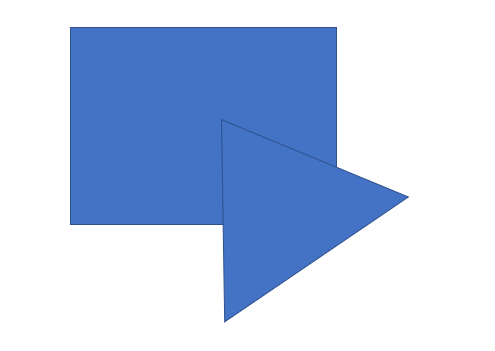
#> input picture geo.png, 495 x 351 px
$ python Source.py
#> lines starting #> are read from the running program, lines starting #| are printed output that depends on the picture
import cv2 as cv
import matplotlib.pyplot as plt
import numpy as np
from tqdm import tqdm
from collections import OrderedDict
import os
import random

def non_max_suppresion(harris_image, win_size = 51, stride = 31):

    #to move by int (3/2) = 1
    offset = 31 // 2
    # k value
    #k = 0.04
    # create empty image
    output_img = np.zeros((harris_image.shape[0], harris_image.shape[1]), dtype = "float32")

    ### suppression non maximal
    for y in tqdm(range(offset, harris_image.shape[0] - offset, 31)):
        for x in range(offset, harris_image.shape[1] - offset, 31):

            temp = np.zeros((31, 31))
            current_window = harris_image[y-offset:y+offset+1, x-offset: x+offset+1]
            #current_window[current_window < np.max(current_window)] = 0

            coords = np.array(np.where(current_window == np.max(current_window)))
            maxi = np.max(current_window.flatten())
            temp[coords[0, 0], coords[1, 0]] = maxi

            output_img[y-offset:y+offset+1, x-offset: x+offset+1] = temp

    # get image points
    points = np.array(np.where(output_img > 0)).T


    return output_img, points


def harris_response(image, win_size = 3):

    #derivative
    a = np.array([[-1,0,1]]).T
    #axe
    b = np.array([[1,1,1]]).T
    abT = a*b.T
    baT = b*a.T


    harris_image_x = cv.filter2D(image, cv.CV_32F, abT)
    harris_image_y = cv.filter2D(image, cv.CV_32F, baT)


    # calculating Ix**2, Iy **2 and IxIy
    Ix = harris_image_x * harris_image_x
    Iy = harris_image_y * harris_image_y
    IxIy = harris_image_x * harris_image_y

    # smoothing the results with gaussian filter with (3,3) window and sigma = 2 (already in OpenCV library)
    Ixg = np.array(cv.GaussianBlur(Ix, (win_size, win_size), 2))
    Iyg = np.array(cv.GaussianBlur(Iy, (win_size, win_size), 2))
    IxIyg = np.array(cv.GaussianBlur(IxIy, (win_size, win_size), 2))

    #harris respsonse calculation

    # list to store the x and y of every r calculated
    corner_list =[]

    #to move by int (3/2) = 1
    offset = win_size // 2
    # k value
    k = 0.04
    # create empty image
    output_img = np.zeros((image.shape[0], image.shape[1]), dtype = "float32")


    for y in tqdm(range(offset, image.shape[0] - offset)):
        for x in range(offset, image.shape[1] - offset):
            #set window coordinates
            start_y = y - offset
            end_y = y + offset + 1
            start_x = x - offset
            end_x = x + offset + 1

            #get the corresponding area
            windowIx = Ixg[start_y : end_y, start_x : end_x]
            windowIxIy = IxIyg[start_y : end_y, start_x : end_x]
            windowIy = Iyg[start_y : end_y, start_x : end_x]

            # calculate sum of M foreach pixel
            Sxx = windowIx.sum()
            Sxy = windowIxIy.sum()
            Syy = windowIy.sum()

            #Calculate determinant and trace of the matrix
            det = (Sxx * Syy) - (Sxy**2)
            trace = Sxx + Syy

            #Calculate r for Harris Corner equation
            r = det - (k*(trace**2))
            #r = np.linalg.det(c) - (k * (np.trace(c)) **2)

            output_img[y, x] = r


    # filter out best points
    thresh = 0.01 * max(output_img.flatten())
    points = []


    for y in tqdm(range(offset, output_img.shape[0] - offset)):
        for x in range(offset, output_img.shape[1] - offset):

            if output_img[y, x] > thresh * 0.000000000000001:

                points.append([x, y])

    points = np.array(np.where(output_img != 0))


    return output_img, points


target = cv.imread('geo.png', 0)
#> target: shape (351, 495); min 78, max 255, mean 202.2

test = cv.imread('geo_rotated.png', 0)
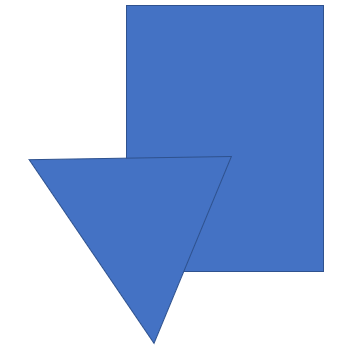
#> input picture geo_rotated.png, 351 x 351 px
#> test: shape (351, 351); min 84, max 255, mean 184.6

#
harris_target, harris_points = harris_response(target)
#> after the loop in harris_response, `for y in tqdm(range(offset, image.shape[0] - offset)):`:
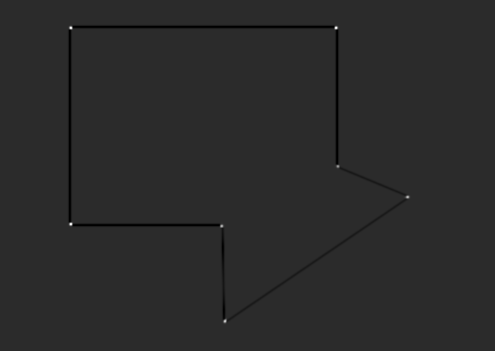
#> output_img: shape (351, 495) float32; min -6.21e+10, max 3.02e+11, mean -775676352; drawn with min black and max white
#> in harris_response, `thresh = 0.01 * max(output_img.flatten())`: thresh = 3.02e+09
harris_test, harris_points2 = harris_response(test)
#> call 2 of harris_response, with win_size = 3
#> in harris_response (call 2), `Iyg = np.array(cv.GaussianBlur(Iy, (win_size, win_size), 2))`:
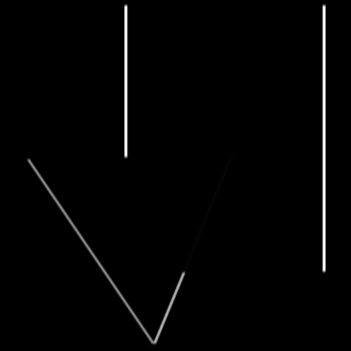
#> Iyg: shape (351, 351) float32; min 0, max 152777.3, mean 2087.7; drawn with min black and max white
#> in harris_response (call 2), `IxIyg = np.array(cv.GaussianBlur(IxIy, (win_size, win_size), 2))`:
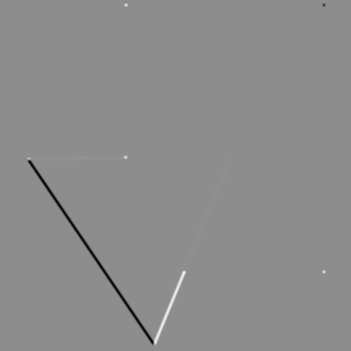
#> IxIyg: shape (351, 351) float32; min -51496.7, max 41100.3, mean -165.9; drawn with min black and max white
#> after the loop in harris_response (call 2), `for y in tqdm(range(offset, image.shape[0] - offset)):`:
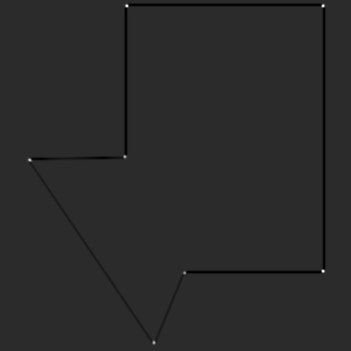
#> output_img: shape (351, 351) float32; min -5.28e+10, max 2.57e+11, mean -924049920; drawn with min black and max white
#> in harris_response (call 2), `thresh = 0.01 * max(output_img.flatten())`: thresh = 2.57e+09

#%% Show results

plt.imshow(harris_target, cmap='gray')
plt.scatter(harris_points[1, :], harris_points[0, :])
plt.title('shapes points before n_m suppression ')

plt.show()


plt.imshow(harris_test, cmap='gray')
plt.scatter(harris_points2[1, :], harris_points2[0, :])
plt.title('shapes points before n_m suppression ')

plt.show()
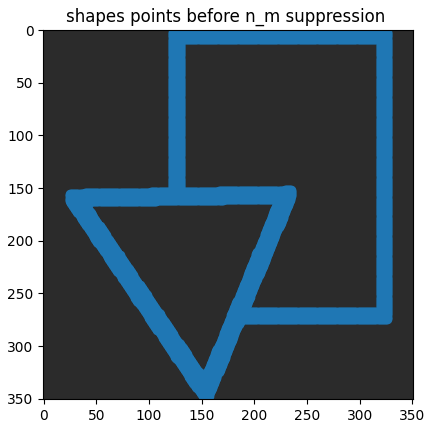
#> figure drawn by matplotlib, 1 panel

#%% Show results with non-max supression

nm_harris_target, points = non_max_suppresion(harris_target)
#> after the loop in non_max_suppresion, `for y in tqdm(range(offset, harris_image.shape[0] - offset, 31)):`: temp: shape (31, 31) float64; every value is 0
#> in non_max_suppresion, `points = np.array(np.where(output_img > 0)).T`: points = 19 rows, first 8: [27, 70], [27, 336], [120, 222], [124, 224], [166, 337], [183, 369], [185, 374], [197, 402]
harris_test, points2 = non_max_suppresion(harris_test)
#> points2 = 25 pairs, first value 5 to 340, second value 29 to 323


plt.imshow(target, cmap='gray')
plt.scatter(points[:, 1], points[:, 0])
plt.title('shapes points after n_m suppression ')

plt.show()

plt.imshow(test, cmap='gray')
plt.scatter(points2[:, 1], points2[:, 0])
plt.title('shapes points after n_m suppression ')

plt.show()
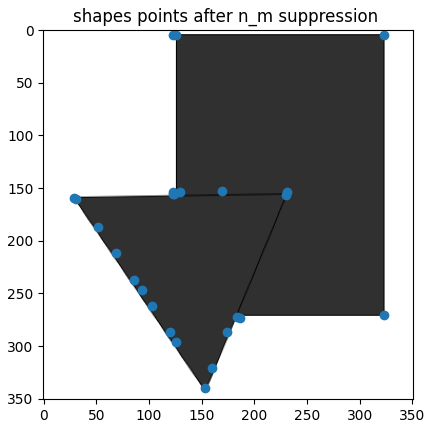
#> figure drawn by matplotlib, 1 panel
